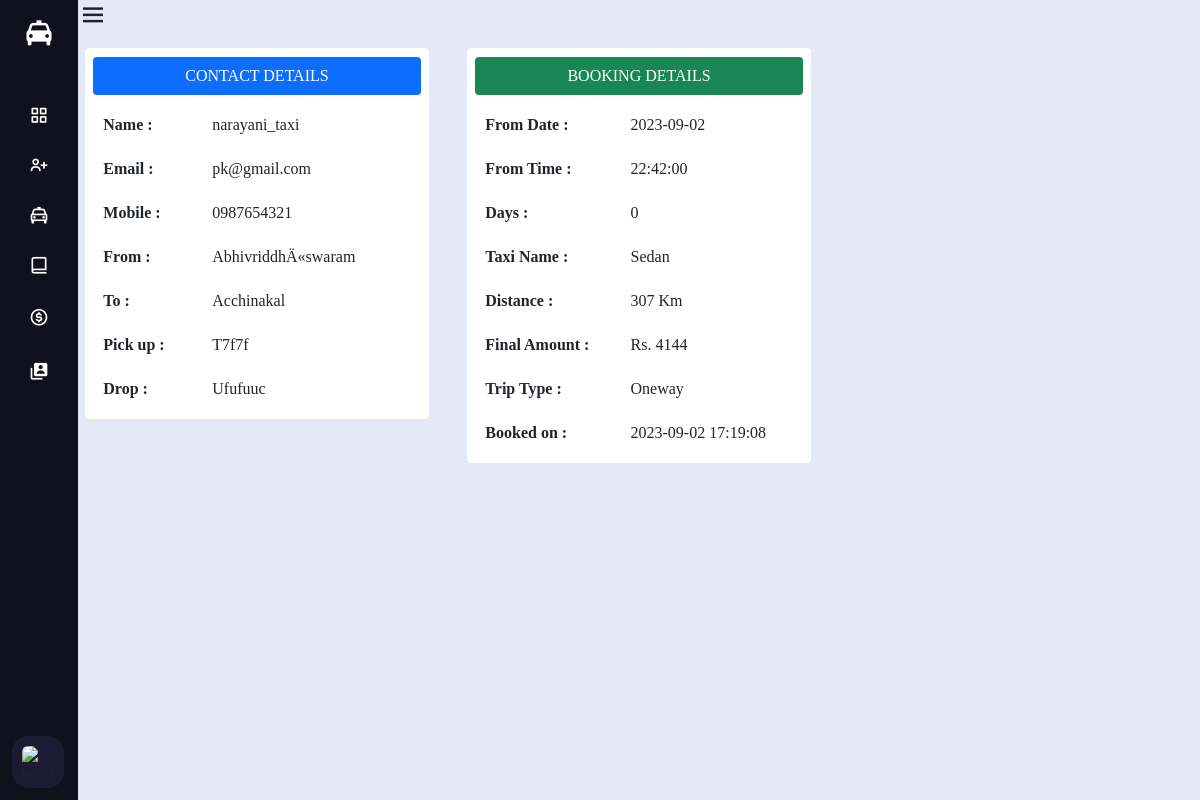
/customerview.php?cusid=20, run on the app's committed database.
### tables this page shows
CREATE TABLE `bookings` (
  `cusid` int(11) NOT NULL,
  `cusname` varchar(100) DEFAULT NULL,
  `cusemail` varchar(200) DEFAULT NULL,
  `cusmobile` mediumtext DEFAULT NULL,
  `cuspickup` varchar(500) DEFAULT NULL,
  `cusdrop` varchar(500) DEFAULT NULL,
  `fromaddress` varchar(100) DEFAULT NULL,
  `toaddress` varchar(100) DEFAULT NULL,
  `fromdate` date DEFAULT NULL,
  `fromtime` time DEFAULT NULL,
  `todate` varchar(50) DEFAULT NULL,
  `airporttrip` varchar(100) DEFAULT NULL,
  `airportaddress` varchar(500) DEFAULT NULL,
  `numdays` int(11) DEFAULT NULL,
  `taxiname` varchar(100) DEFAULT NULL,
  `distance` int(10) DEFAULT NULL,
  `finalamount` int(10) DEFAULT NULL,
  `triptype` varchar(100) DEFAULT NULL,
  `taxiidnumber` int(11) DEFAULT NULL,
  `cuscreatedon` datetime NOT NULL DEFAULT current_timestamp()
);

### customerview.php (the view, shortened to what this page needs)
<!DOCTYPE html>
<html lang="en" dir="ltr" >
  <head>
    <link rel="stylesheet" href="adminstyle.css">
    <link href='https://unpkg.com/boxicons@2.0.7/css/boxicons.min.css' rel='stylesheet'>
	<link href="https://cdn.jsdelivr.net/npm/bootstrap@5.1.3/dist/css/bootstrap.min.css" rel="stylesheet">
	<link rel="stylesheet" href="https://cdnjs.cloudflare.com/ajax/libs/font-awesome/4.7.0/css/font-awesome.min.css">
	<link rel='stylesheet' href='https://cdn-uicons.flaticon.com/uicons-regular-rounded/css/uicons-regular-rounded.css'>
</head>
<body>
  <div class="sidebar close">
    <div class="logo-details">
	  <i class='bx bxs-taxi' style="padding:3px;"></i>
    </div>
    <ul class="nav-links">
      <li>
        <a href="adminhome.php">
          <i class='bx bx-grid-alt' ></i>
        </a>
      </li>
	   <li>
        <div class="iocn-link">
          <a href="#">
             <i class='bx bx-user-plus'></i>
          </a>
        </div>
      </li>
      <li>
        <div class="iocn-link">
          <a href="#">
            <i class='bx bx-taxi'></i>
          </a>
        </div>
      </li>
      <li>
        <div class="iocn-link">
          <a href="#">
            <i class='bx bx-book-alt' ></i>
          </a>
        </div>
      </li>
      <li>
        <div class="iocn-link">
          <a href="#">
           <i class='bx bx-dollar-circle' ></i>
          </a>
        </div>
      </li>
      <li>
        <div class="iocn-link">
          <a href="#">
            <i class='bx bxs-user-account'></i>
          </a>
        </div>
      </li>
	<li>
    <div class="profile-details">
      <div class="profile-content">
        <img src="images/delivery-man-white.png" alt="profileImg">
      </div>
    </div>
  </li>
</ul>
</div>
<section class="home-section ">
    <div class="home-content ">
      <i class='bx bx-menu' ></i>
    </div>
<section class="gridbox">
	<div class="row">
			<?php
				include ('database.php');
				$cusid=$_GET['cusid'];
				$qry="select cusid,cusname,cusemail,cusmobile,fromaddress,toaddress,fromdate,fromtime,cuspickup,cusdrop,numdays,taxiname,distance,finalamount,triptype,cuscreatedon from bookings where cusid='".$cusid."'";
				$resultone=mysqli_query($con,$qry);
				while($rowone= mysqli_fetch_assoc($resultone)){
			?>
		    <div class="col-4">
			    <div class="card carddesign">
			       <h4 class="btn bg-primary text-white"> CONTACT DETAILS</h4>
					<table>
						<tr><td><b>Name :</b></td><td> <?php echo $rowone['cusname']; ?></td><tr>
						<tr><td><b>Email :</b></td><td> <?php echo $rowone['cusemail']; ?></td><tr>
						<tr><td><b>Mobile :</b> </td><td><?php echo $rowone['cusmobile']; ?></td><tr>
						<tr><td><b>From :</b></td><td> <?php echo $rowone['fromaddress']; ?></td><tr>
						<tr><td><b>To : </b></td><td><?php echo $rowone['toaddress']; ?></td><tr>
						<tr><td><b>Pick up :</b></td><td> <?php echo $rowone['cuspickup']; ?></td><tr>
						<tr><td><b>Drop : </b></td><td><?php echo $rowone['cusdrop']; ?></td><tr>
					</table>
				</div>
		    </div>
		<div class="col-4">
			<div class="card carddesign">
				<h4 class="btn bg-success text-white">BOOKING DETAILS</h4>
				<table>
					<tr><td><b>From Date : </b></td><td> <?php echo $rowone['fromdate']; ?> </td><tr>
					<tr><td><b>From Time : </b></td><td> <?php echo $rowone['fromtime']; ?> </td><tr>
					<tr><td><b>Days : </b></td><td> <?php echo $rowone['numdays']; ?> </td><tr>
					<tr><td><b>Taxi Name : </b></td><td> <?php echo $rowone['taxiname']; ?> </td><tr>
					<tr><td><b>Distance : </b></td><td> <?php echo $rowone['distance']; ?> Km</td><tr>
					<tr><td><b>Final Amount : </b></td><td>Rs. <?php echo $rowone['finalamount']; ?> </td><tr>
					<tr><td><b>Trip Type : </b></td><td> <?php echo $rowone['triptype']; ?> </td><tr>
					<tr><td><b>Booked on : </b></td><td> <?php echo $rowone['cuscreatedon']; ?> </td><tr>
				</table>
			</div>
		</div>
		<div class="col-4">
		</div>
		<?php } ?>
	</div>
</section>
</section>
</body>
</html>

### adminstyle.css (style rules this page uses)
* { margin: 0; padding: 0; box-sizing: border-box; font-family: 'Poppins', sans-serif; }
body { overflow: hidden; }
.sidebar { position: fixed; top: 0; left: 0; height: 100%; width: 260px; background: #11101d; z-index: 100; transition: all 0.5s ease; }
.sidebar.close { width: 78px; }
.sidebar .logo-details { height: 60px; width: 100%; display: flex; align-items: center; }
.sidebar .logo-details i { font-size: 30px; color: #fff; height: 50px; min-width: 78px; text-align: center; line-height: 50px; }
.sidebar .nav-links { height: 100%; padding: 30px 0 150px 0; overflow: auto; }
.sidebar.close .nav-links { overflow: visible; }
.sidebar .nav-links li { position: relative; list-style: none; transition: all 0.4s ease; }
.sidebar .nav-links li .iocn-link { display: flex; align-items: center; justify-content: space-between; }
.sidebar.close .nav-links li .iocn-link { display: block }
.sidebar .nav-links li i { height: 50px; min-width: 78px; text-align: center; line-height: 50px; color: #fff; font-size: 20px; cursor: pointer; transition: all 0.3s ease; }
.sidebar .nav-links li a { display: flex; align-items: center; text-decoration: none; }
.sidebar .profile-details { position: fixed; bottom: 0; width: 260px; display: flex; align-items: center; justify-content: space-between; background: #1d1b31; padding: 12px 0; transition: all 0.5s ease; }
.sidebar.close .profile-details { background: none; }
.sidebar.close .profile-details { width: 78px; }
.sidebar .profile-details .profile-content { display: flex; align-items: center; }
.sidebar .profile-details img { height: 52px; width: 52px; object-fit: cover; border-radius: 16px; margin: 0 14px 0 12px; background: #1d1b31; transition: all 0.5s ease; }
.sidebar.close .profile-details img { padding: 10px; }
.home-section { position: relative; background: #E4E9F7; height: 100vh; left: 260px; width: calc(100% - 260px); transition: all 0.5s ease; }
.sidebar.close ~ .home-section { left: 78px; width: calc(100% - 78px); }
.home-content { display: flex; align-items: center; flex-wrap: wrap; }
.home-section .home-content .bx-menu, { color: #11101d; font-size: 35px; }
.home-section .home-content .bx-menu { cursor: pointer; }

### customerview.php (style rules this page uses)
* { font-family:Serif; box-sizing:border-box; }
.gridbox { overflow-y:scroll; height:95%; margin-top:1%; }
.home-content { font-size:30px; }
.card { border:1px solid white; margin:1%; }
.carddesign { margin:2% 2%; padding:2% 2%; }
td { padding:10px; }
a { text-decoration:none; }

### data on the page
bookings: cusname "narayani_taxi", cusemail "pk@gmail.com", cusmobile "0987654321", fromaddress "AbhivriddhÄ«swaram", toaddress "Acchinakal", cuspickup "T7f7f", cusdrop "Ufufuuc", fromdate "2023-09-02", fromtime "22:42:00", numdays "0", taxiname "Sedan", distance "307", finalamount "4144", triptype "Oneway", cuscreatedon "2023-09-02 17:19:08"
